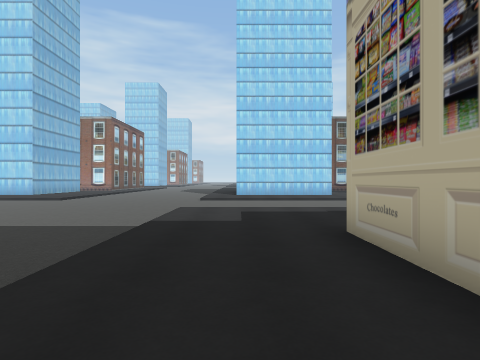
View 1 (above)

24 first-person views from a walk through a 3-D level made in the Unity game engine. The camera is 1.4 m above the floor, looks level and sees 80° across. The floor is counted in squares, 2 m on a side. Each view is taken from the middle of a square. On the plan, view 1 faces up. The plan holds only what a view shows up to about 10 squares ahead; the rest is blank. The place goes on beyond the plan.

View 2
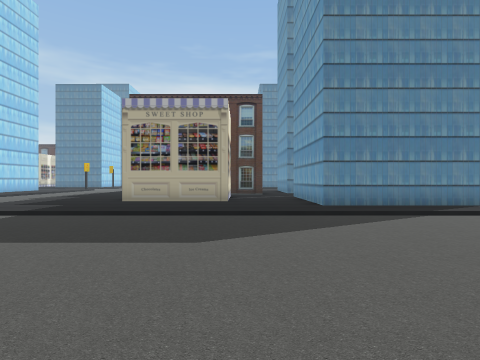

View 3
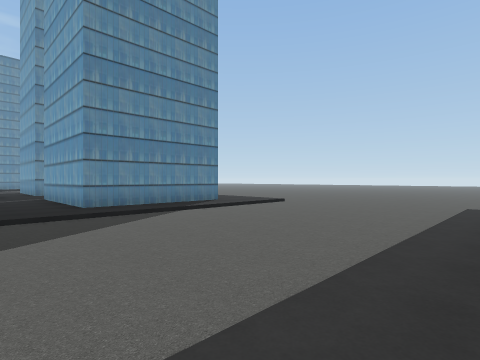

View 4
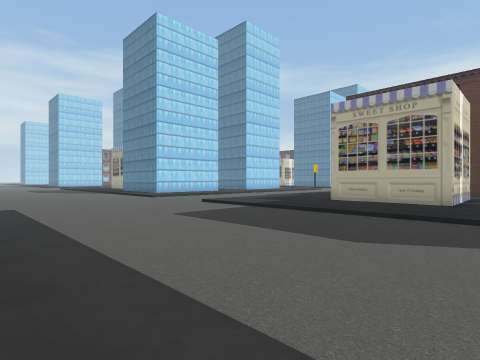

View 5
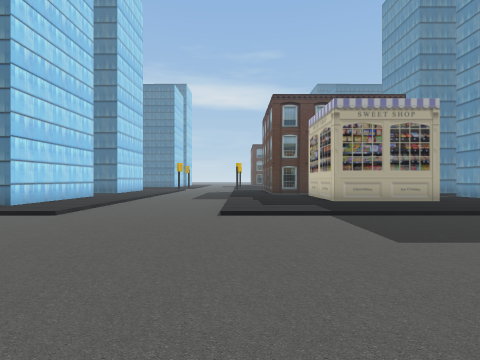

View 6
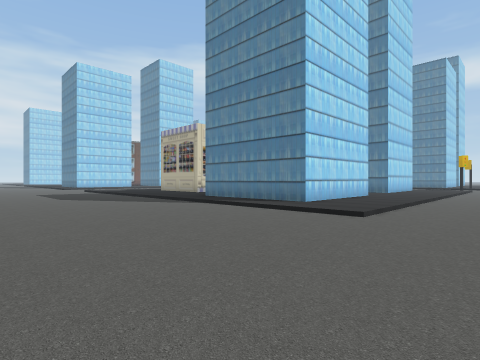

View 7
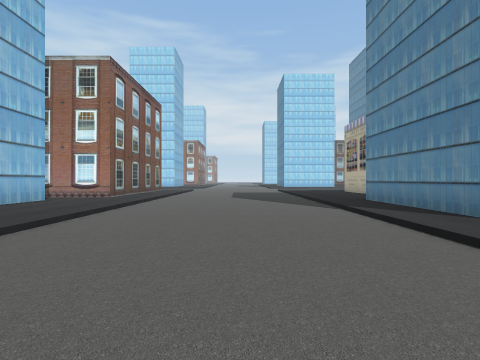

View 8
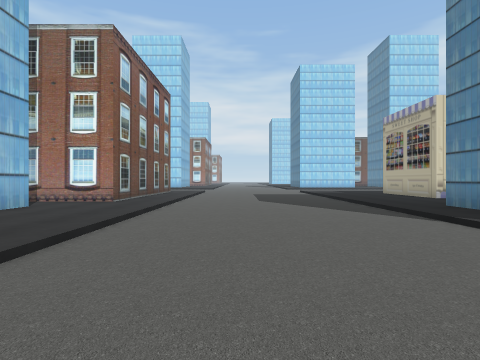

View 9
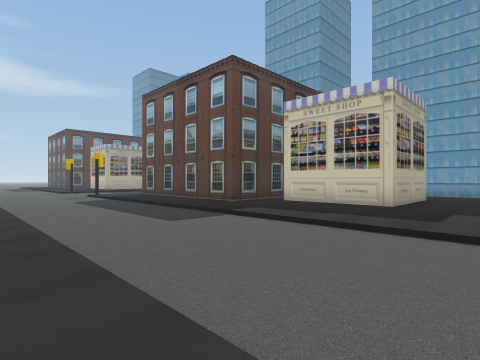

View 10
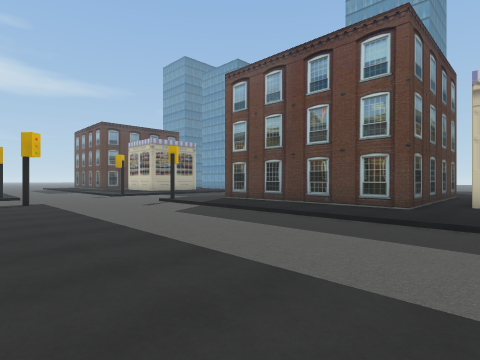

View 11
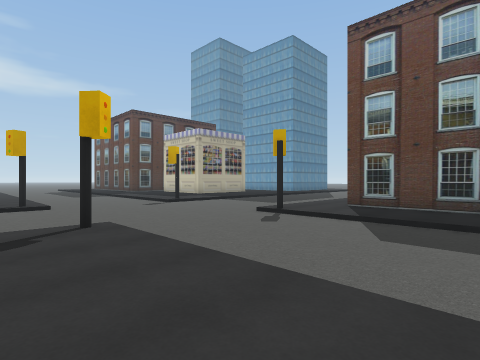

View 12
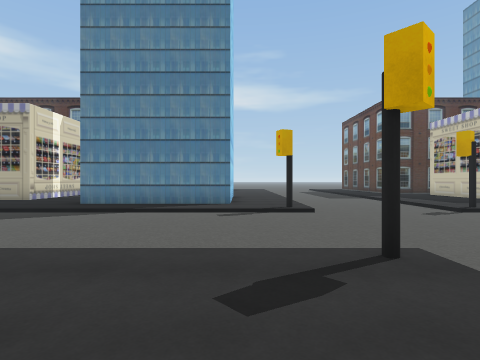

View 13
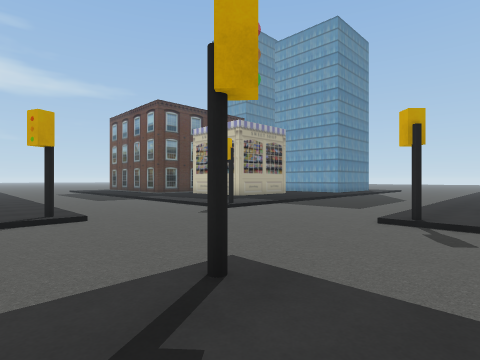

View 14
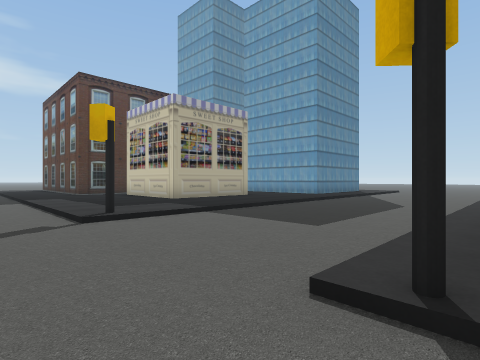

View 15
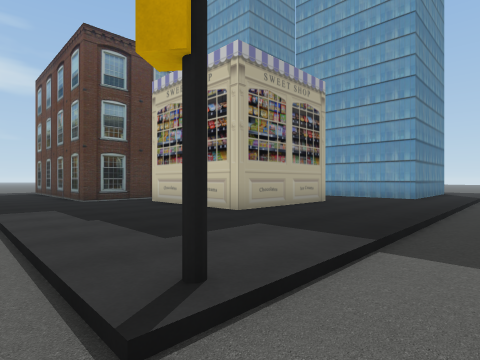

View 16
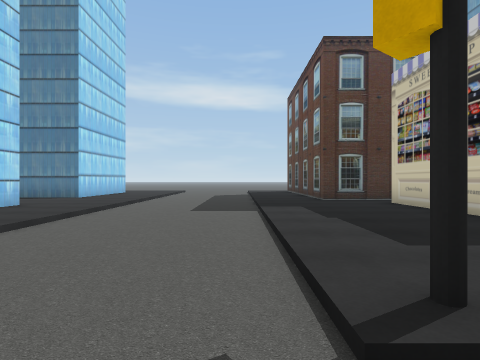

View 17
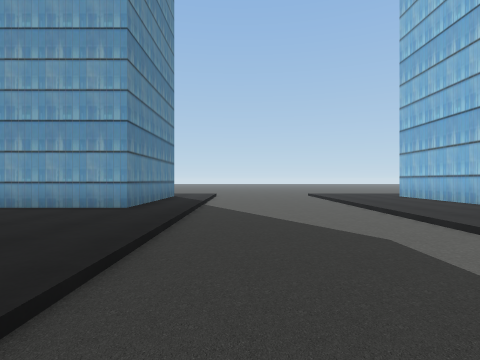

View 18
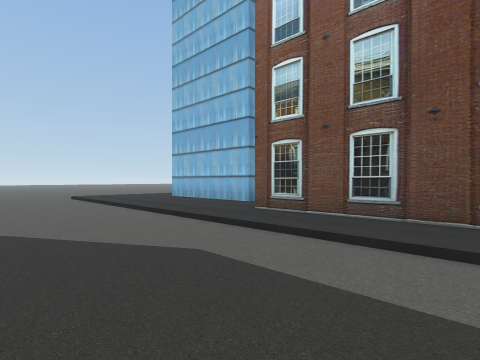

View 19
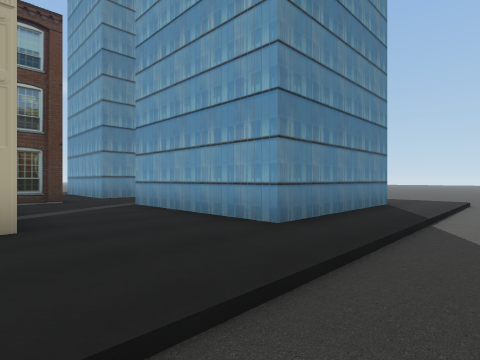

View 20
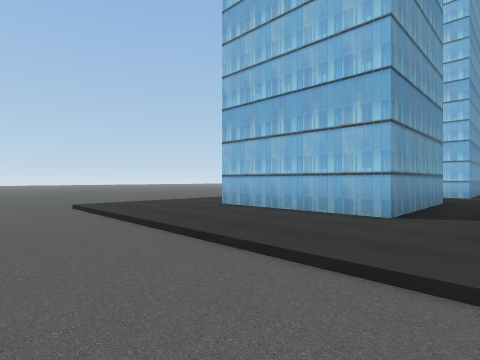

View 21
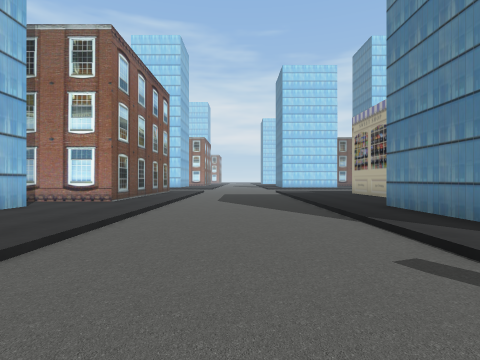

View 22
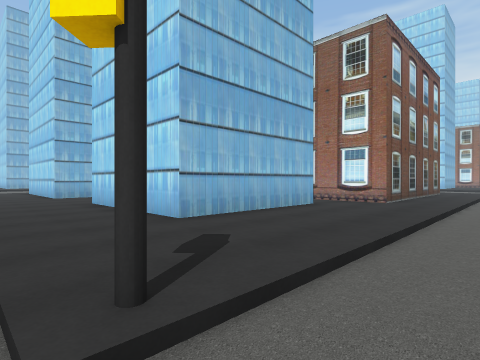

View 23
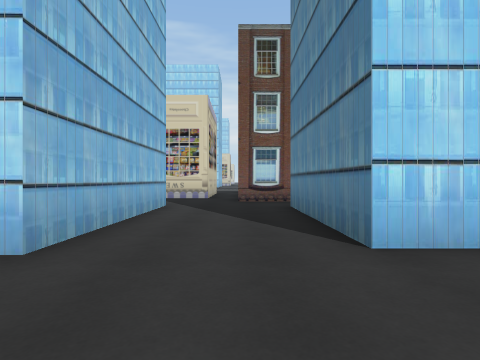

View 24
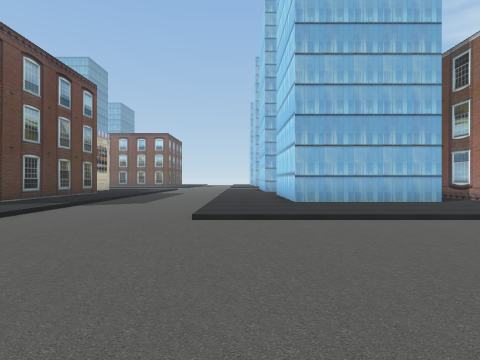

### Floor plan
Key: @ floor where view 1 was taken; # wall or solid block; . main floor; : floor 0.25 m higher than the main floor; / step, stairs or slope; O other object.
Columns run from 12 left of view 1 to 27 right of it. Each row starts with its distance up from view 1.
 21    #:/.....:::####      #:/.../::#
 20    #:/.....:::  ::      #:/.../:::
 19 ####:/.....:::  ::##  ###:/.../:::
 18   :::/.....::   ::::   :::/.../::
 17   #::/.....:#   #::#   #::/.../:#
 16   #::/.....:#   #::#   #::/.../:#      #
 15   #::/.....:#   #::#   #::/.../:#     :#
 14 ###::/.....:#####::#####::/.../:#  ##::#
 13 :::::/.....:::::::::::::::/.../::: :::::
 12 :::::/.....:::::::::::::::O...O:::::::::
 11 //////.....////////////////...//////////
 10 ........................................
  9 ........................................
  8 ........................................
  7 :::::/.....::::::::::::::O/...O:::::::::
  6 :::: /.....:::::::::::::::/.../:::::::::
  5 ###  /.....:::::::#######:/.../:::::::##
  4     :/.....:::#####     #:/.../::####:#
  3     :/.....:::#   #     #:/.../::#    #
  2     :/.....:::#   #     #:/.../::#
  1     :/.....:::#####     #:/.../::#
  0     :/.....:@::::       #:/.../:::::::#
 -1     :/.....:::::::      #:/.../:::::::#
 -2     :/.....:::::::::::::::/.../:####::::
 -3     :/.....:#####::#####::/.../:#    ::#
 -4     :/.....:#          #::/.../:#
 -5     :/.....:#          #::/.../:#
 -6      /.....:#          #::/.../:#
 -7      /.....:           :::/.. /:

Positions as (right, up) in squares from view 1, and headings:
1: (0, 0), facing up
2: (-8, 0), facing right
3: (-8, 0), facing down-right
4: (-8, -1), facing up-right
5: (-8, 7), facing right
6: (-7, 9), facing up-right
7: (-4, 9), facing up
8: (-5, 11), facing up
9: (-1, 12), facing down-right
10: (4, 13), facing down-right
11: (9, 13), facing down-right
12: (11, 13), facing right
13: (12, 13), facing down-right
14: (13, 9), facing down-right
15: (17, 8), facing down-right
16: (17, 8), facing right
17: (17, 4), facing down
18: (17, 3), facing down-left
19: (17, 1), facing down-right
20: (16, -1), facing down-left
21: (16, 11), facing up
22: (15, 11), facing up-left
23: (6, 11), facing up
24: (-2, 12), facing left
